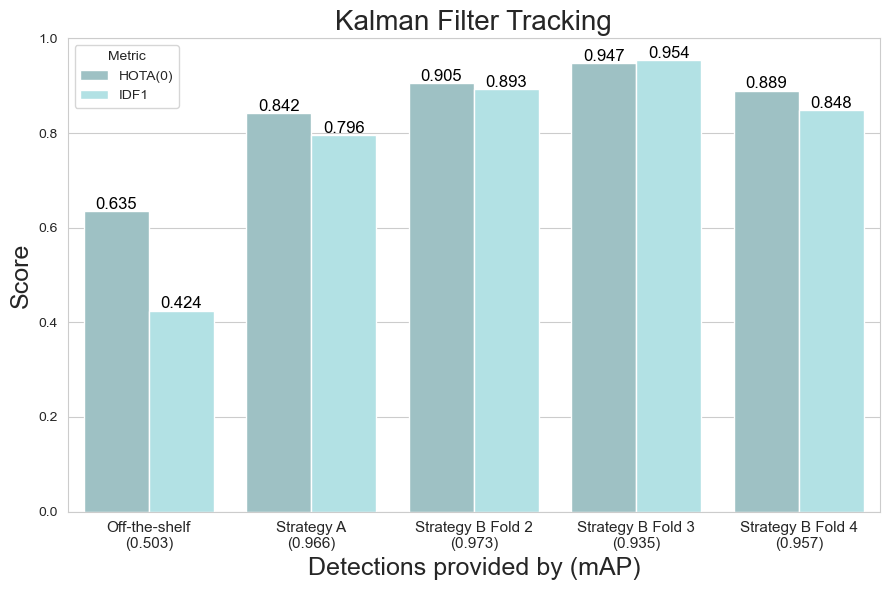
#> input picture week2/figs/kalman_metrics.png, 889 x 590 px
$ python -i plots.py   (imports and definitions only)   (older library calls are emulated)
#> lines starting #> are read from the running program, lines starting #| are printed output that depends on the picture
import os
import cv2
import numpy as np
import pandas as pd
import matplotlib.pyplot as plt
import matplotlib.animation as animation

from tqdm import tqdm
from utils.metrics import Annotation, Prediction, compute_mAP
from evaluate import read_pickle, correct_gt_pickle, correct_preds_pickle
from natsort import natsorted
from typing import List, Dict, Tuple
from PIL import Image, ImageEnhance, ImageDraw, ImageFont
from concurrent.futures import ThreadPoolExecutor
from matplotlib.collections import PolyCollection

FRAMES_FOLDER = '/home/alex/Documents/MCV/C6/mcv-c6-2025-team2/week2/data/frames'
DATA_PATH = '/home/alex/Downloads/'
IMAGE_SIZE = (480, 270)

# Function to process a single image
# [209 lines left out: functions process_image, video_gt_preds, save_to_gif, save_moving_average_video, generate_gif_from_video, delete_video and 1 more, not called in this run]


def darken_image(image_path, factor=0.3, resize_to=(384, 216)):
    """Darken an image, resize it, and add larger 'TRAIN' text."""
#> called with image_path = '../figs/kalman_metrics.png', factor = 0.3, resize_to = (384, 216)
    image = Image.open(image_path).convert("RGB")

    # Resize to reduce memory usage
    if resize_to:
        image = image.resize(resize_to, Image.Resampling.LANCZOS)
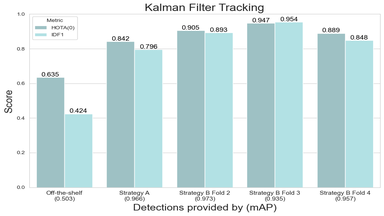
#> image: PIL image 384x216 RGB; mean R, G, B 209.9, 228.9, 230.3

    # Darken the image
    enhancer = ImageEnhance.Brightness(image)
    darkened_image = enhancer.enhance(factor)
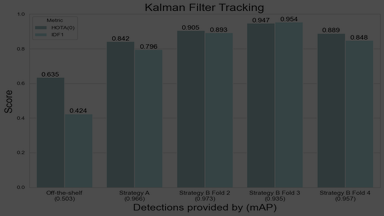
#> darkened_image: PIL image 384x216 RGB; mean R, G, B 62.5, 68.1, 68.6

    # Add larger text
    draw = ImageDraw.Draw(darkened_image)

    try:
        font = ImageFont.truetype("arial.ttf", 100)
    except IOError:
        font = ImageFont.load_default()  # Fallback if font file is missing

    text = "(TRAINING SET)"

    # Get text bounding box (replaces textsize)
    bbox = draw.textbbox((0, 0), text, font=font)
#> bbox = (0, 17, 779, 106)
    text_width, text_height = bbox[2] - bbox[0], bbox[3] - bbox[1]
#> text_width = 779; text_height = 89

    # Center the text
    text_position = ((darkened_image.width - text_width) // 2, (darkened_image.height - text_height) // 2)
#> text_position = (-198, 63)

    draw.text(text_position, text, fill=(255, 255, 255), font=font)

    return darkened_image


# [39 lines left out: function generate_kfolds_gif, not called in this run]

# [34 lines not run here, left out]


>>> result = darken_image('../figs/kalman_metrics.png')
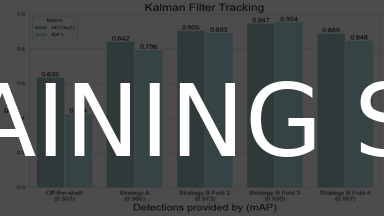
#> result: PIL image 384x216 RGB; mean R, G, B 83.8, 88.5, 88.9

$ run again, on week2/figs/maxoverlap_metrics.png
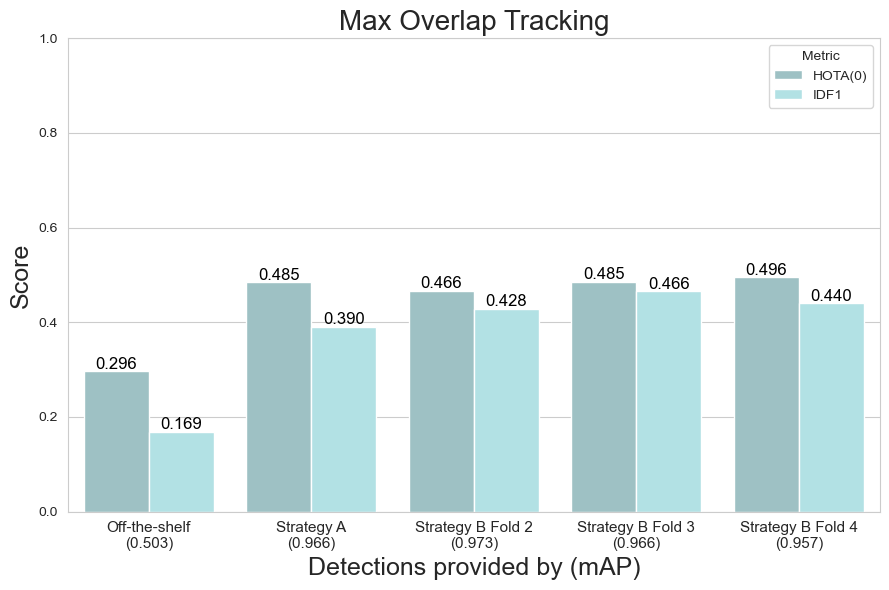
#> input picture week2/figs/maxoverlap_metrics.png, 889 x 590 px
#> in darken_image, `darkened_image = enhancer.enhance(factor)`:
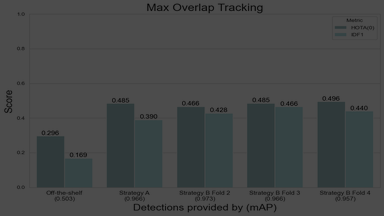
#> darkened_image: PIL image 384x216 RGB; mean R, G, B 68.4, 71.3, 71.5
#> bbox = (0, 17, 779, 106)
#> text_width = 779; text_height = 89
#> text_position = (-198, 63)
#> `result = darken_image('../figs/kalman_metrics.png')`:
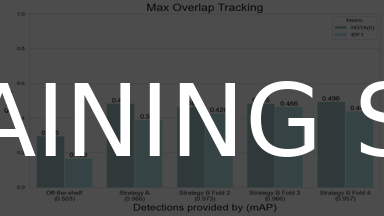
#> result: PIL image 384x216 RGB; mean R, G, B 88.9, 91.3, 91.5

$ run again, on week2/figs/mAP_vs_numfrozen.png
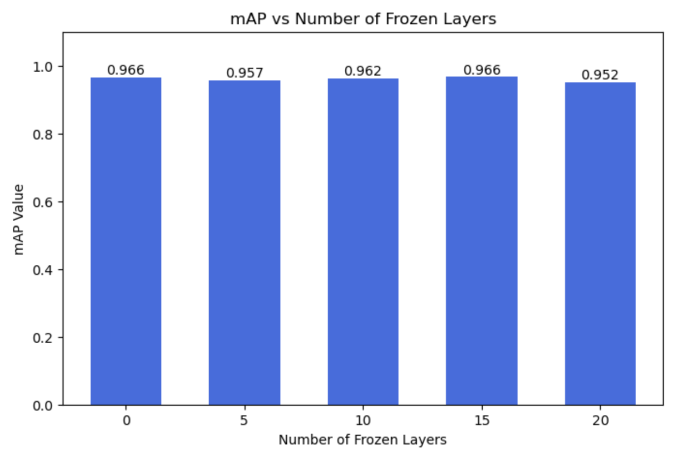
#> input picture week2/figs/mAP_vs_numfrozen.png, 1354 x 920 px (shown at 1/2 size)
#> in darken_image, `darkened_image = enhancer.enhance(factor)`:
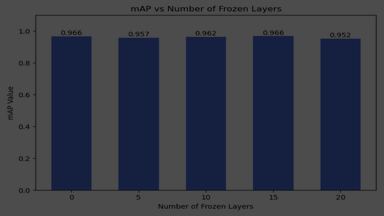
#> darkened_image: PIL image 384x216 RGB; mean R, G, B 54.3, 58.4, 70.7
#> bbox = (0, 17, 779, 106)
#> text_width = 779; text_height = 89
#> text_position = (-198, 63)
#> `result = darken_image('../figs/kalman_metrics.png')`:
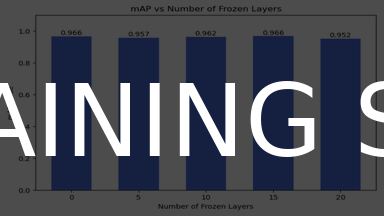
#> result: PIL image 384x216 RGB; mean R, G, B 76.6, 80.1, 90.5

$ run again, on week2/figs/time_vs_numfrozen.png
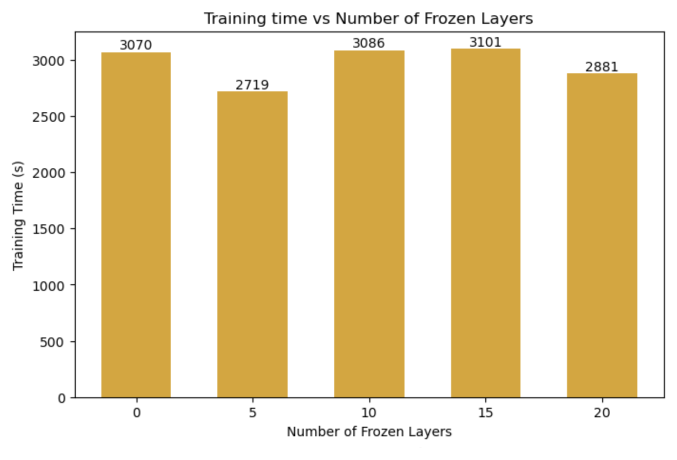
#> input picture week2/figs/time_vs_numfrozen.png, 1354 x 920 px (shown at 1/2 size)
#> in darken_image, `darkened_image = enhancer.enhance(factor)`:
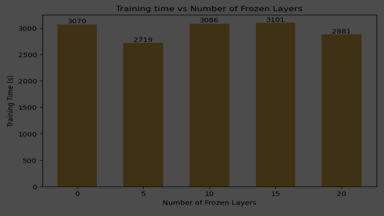
#> darkened_image: PIL image 384x216 RGB; mean R, G, B 69.8, 64.5, 53.2
#> bbox = (0, 17, 779, 106)
#> text_width = 779; text_height = 89
#> text_position = (-198, 63)
#> `result = darken_image('../figs/kalman_metrics.png')`:
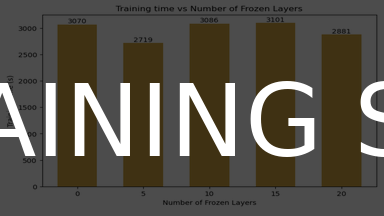
#> result: PIL image 384x216 RGB; mean R, G, B 89.7, 85.2, 75.3
